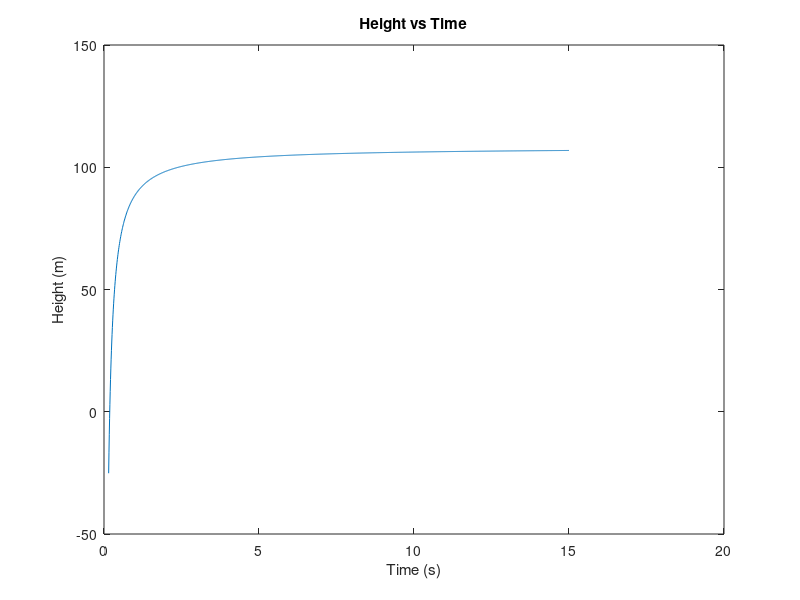

The MATLAB script that drew this image:
%% Question --> 02
clear; clc; close all;
format compact;

% Defining variables
z0 = 100;
v0 = 60;
m =2;
c = 15;
t = 0.15:0.01:15;
g = 9.8;

% Writing the equation
z = z0 + (m/c)*(v0+m*g/c)*(1-exp(-(c/m).*t)) - m*g./t;

% Plotting the values
plot(t, z);
xlabel('Time (s)');
ylabel('Height (m)');
title('Height vs Time');

% Printing the pick value
fprintf('The peak value of z is %.2f meters when the time is %.2f seconds.\n', max(z), t(z == max(z)));
